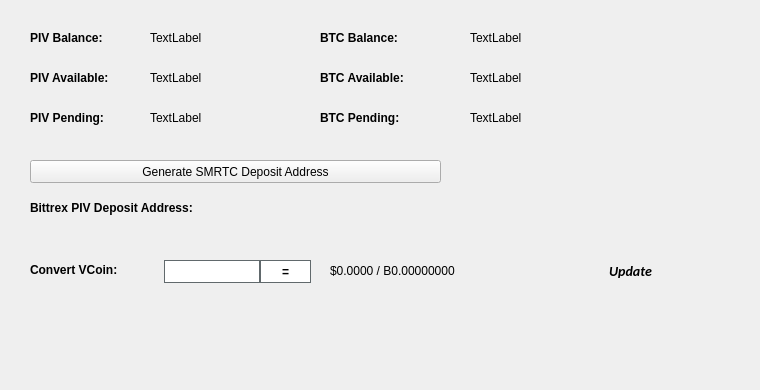
   <widget class="QWidget" name="BalanceTab">
    <attribute name="title">
     <string>Balance</string>
    </attribute>
    <widget class="QLabel" name="BitcoinBalanceLabel">
     <property name="geometry">
      <rect>
       <x>470</x>
       <y>30</y>
       <width>150</width>
       <height>16</height>
      </rect>
     </property>
     <property name="text">
      <string>TextLabel</string>
     </property>
    </widget>
    <widget class="QLabel" name="PIVBalanceLabel">
     <property name="geometry">
      <rect>
       <x>150</x>
       <y>30</y>
       <width>150</width>
       <height>16</height>
      </rect>
     </property>
     <property name="text">
      <string>TextLabel</string>
     </property>
    </widget>
    <widget class="QLabel" name="label_11">
     <property name="geometry">
      <rect>
       <x>30</x>
       <y>30</y>
       <width>101</width>
       <height>16</height>
      </rect>
     </property>
     <property name="font">
      <font>
       <weight>75</weight>
       <bold>true</bold>
      </font>
     </property>
     <property name="text">
      <string>PIV Balance:</string>
     </property>
    </widget>
    <widget class="QLabel" name="label_12">
     <property name="geometry">
      <rect>
       <x>320</x>
       <y>30</y>
       <width>101</width>
       <height>16</height>
      </rect>
     </property>
     <property name="font">
      <font>
       <weight>75</weight>
       <bold>true</bold>
      </font>
     </property>
     <property name="text">
      <string>BTC Balance:</string>
     </property>
    </widget>
    <widget class="QLabel" name="PIVAvailableLabel_2">
     <property name="geometry">
      <rect>
       <x>150</x>
       <y>70</y>
       <width>150</width>
       <height>16</height>
      </rect>
     </property>
     <property name="text">
      <string>TextLabel</string>
     </property>
    </widget>
    <widget class="QLabel" name="label_13">
     <property name="geometry">
      <rect>
       <x>30</x>
       <y>70</y>
       <width>111</width>
       <height>16</height>
      </rect>
     </property>
     <property name="font">
      <font>
       <weight>75</weight>
       <bold>true</bold>
      </font>
     </property>
     <property name="text">
      <string>PIV Available:</string>
     </property>
    </widget>
    <widget class="QLabel" name="label_14">
     <property name="geometry">
      <rect>
       <x>30</x>
       <y>110</y>
       <width>101</width>
       <height>16</height>
      </rect>
     </property>
     <property name="font">
      <font>
       <weight>75</weight>
       <bold>true</bold>
      </font>
     </property>
     <property name="text">
      <string>PIV Pending:</string>
     </property>
    </widget>
    <widget class="QLabel" name="PIVPendingLabel">
     <property name="geometry">
      <rect>
       <x>150</x>
       <y>110</y>
       <width>150</width>
       <height>16</height>
      </rect>
     </property>
     <property name="text">
      <string>TextLabel</string>
     </property>
    </widget>
    <widget class="QLabel" name="label_15">
     <property name="geometry">
      <rect>
       <x>320</x>
       <y>70</y>
       <width>111</width>
       <height>16</height>
      </rect>
     </property>
     <property name="font">
      <font>
       <weight>75</weight>
       <bold>true</bold>
      </font>
     </property>
     <property name="text">
      <string>BTC Available:</string>
     </property>
    </widget>
    <widget class="QLabel" name="BitcoinAvailableLabel">
     <property name="geometry">
      <rect>
       <x>470</x>
       <y>70</y>
       <width>150</width>
       <height>16</height>
      </rect>
     </property>
     <property name="text">
      <string>TextLabel</string>
     </property>
    </widget>
    <widget class="QLabel" name="label_31">
     <property name="geometry">
      <rect>
       <x>320</x>
       <y>110</y>
       <width>111</width>
       <height>16</height>
      </rect>
     </property>
     <property name="font">
      <font>
       <weight>75</weight>
       <bold>true</bold>
      </font>
     </property>
     <property name="text">
      <string>BTC Pending:</string>
     </property>
    </widget>
    <widget class="QLabel" name="BitcoinPendingLabel">
     <property name="geometry">
      <rect>
       <x>470</x>
       <y>110</y>
       <width>150</width>
       <height>16</height>
      </rect>
     </property>
     <property name="text">
      <string>TextLabel</string>
     </property>
    </widget>
    <widget class="QLabel" name="label_33">
     <property name="geometry">
      <rect>
       <x>30</x>
       <y>200</y>
       <width>221</width>
       <height>16</height>
      </rect>
     </property>
     <property name="font">
      <font>
       <weight>75</weight>
       <bold>true</bold>
      </font>
     </property>
     <property name="text">
      <string>Bittrex PIV Deposit Address:</string>
     </property>
    </widget>
    <widget class="QPushButton" name="GenDepositBTN">
     <property name="geometry">
      <rect>
       <x>30</x>
       <y>160</y>
       <width>411</width>
       <height>23</height>
      </rect>
     </property>
     <property name="text">
      <string>Generate SMRTC Deposit Address</string>
     </property>
     <property name="icon">
      <iconset resource="../smrtc.qrc">
       <normaloff>:/icons/bitcoin</normaloff>:/icons/bitcoin</iconset>
     </property>
    </widget>
    <widget class="QLabel" name="DepositAddressLabel">
     <property name="geometry">
      <rect>
       <x>200</x>
       <y>200</y>
       <width>261</width>
       <height>16</height>
      </rect>
     </property>
     <property name="palette">
      <palette>
       <active>
        <colorrole role="WindowText">
         <brush brushstyle="SolidPattern">
          <color alpha="255">
           <red>0</red>
           <green>0</green>
           <blue>0</blue>
          </color>
         </brush>
        </colorrole>
        <colorrole role="Text">
         <brush brushstyle="SolidPattern">
          <color alpha="255">
           <red>0</red>
           <green>0</green>
           <blue>255</blue>
          </color>
         </brush>
        </colorrole>
       </active>
       <inactive>
        <colorrole role="WindowText">
         <brush brushstyle="SolidPattern">
          <color alpha="255">
           <red>0</red>
           <green>0</green>
           <blue>0</blue>
          </color>
         </brush>
        </colorrole>
        <colorrole role="Text">
         <brush brushstyle="SolidPattern">
          <color alpha="255">
           <red>0</red>
           <green>0</green>
           <blue>255</blue>
          </color>
         </brush>
        </colorrole>
       </inactive>
       <disabled>
        <colorrole role="WindowText">
         <brush brushstyle="SolidPattern">
          <color alpha="255">
           <red>120</red>
           <green>120</green>
           <blue>120</blue>
          </color>
         </brush>
        </colorrole>
        <colorrole role="Text">
         <brush brushstyle="SolidPattern">
          <color alpha="255">
           <red>120</red>
           <green>120</green>
           <blue>120</blue>
          </color>
         </brush>
        </colorrole>
       </disabled>
      </palette>
     </property>
     <property name="font">
      <font>
       <weight>75</weight>
       <bold>true</bold>
      </font>
     </property>
     <property name="text">
      <string/>
     </property>
     <property name="alignment">
      <set>Qt::AlignRight|Qt::AlignTrailing|Qt::AlignVCenter</set>
     </property>
     <property name="textInteractionFlags">
      <set>Qt::LinksAccessibleByMouse|Qt::TextSelectableByKeyboard|Qt::TextSelectableByMouse</set>
     </property>
    </widget>
    <widget class="QLabel" name="label_8">
     <property name="geometry">
      <rect>
       <x>460</x>
       <y>300</y>
       <width>281</width>
       <height>81</height>
      </rect>
     </property>
     <property name="text">
      <string/>
     </property>
     <property name="pixmap">
      <pixmap>:/images/bittrex</pixmap>
     </property>
    </widget>
    <widget class="QWidget" name="widgetConversion" native="true">
     <property name="geometry">
      <rect>
       <x>0</x>
       <y>250</y>
       <width>751</width>
       <height>43</height>
      </rect>
     </property>
     <property name="minimumSize">
      <size>
       <width>0</width>
       <height>43</height>
      </size>
     </property>
     <property name="styleSheet">
      <string notr="true"/>
     </property>
     <widget class="QPushButton" name="btnUpdateMarketData">
      <property name="geometry">
       <rect>
        <x>575</x>
        <y>0</y>
        <width>111</width>
        <height>41</height>
       </rect>
      </property>
      <property name="sizePolicy">
       <sizepolicy hsizetype="Expanding" vsizetype="Expanding">
        <horstretch>0</horstretch>
        <verstretch>0</verstretch>
       </sizepolicy>
      </property>
      <property name="font">
       <font>
        <family>calibri</family>
        <pointsize>-1</pointsize>
        <weight>75</weight>
        <italic>true</italic>
        <bold>true</bold>
       </font>
      </property>
      <property name="styleSheet">
       <string notr="true">margin:0px;text-align:center;padding:2px;border-radius:3px;font-style:italic;width:100px;font-size:14px;font-family:calibri;font-weight:600;</string>
      </property>
      <property name="text">
       <string>Update</string>
      </property>
      <property name="iconSize">
       <size>
        <width>150</width>
        <height>35</height>
       </size>
      </property>
      <property name="autoDefault">
       <bool>true</bool>
      </property>
      <property name="default">
       <bool>true</bool>
      </property>
     </widget>
     <widget class="QLabel" name="lblConvertVCoin">
      <property name="geometry">
       <rect>
        <x>30</x>
        <y>10</y>
        <width>131</width>
        <height>20</height>
       </rect>
      </property>
      <property name="styleSheet">
       <string notr="true"/>
      </property>
      <property name="text">
       <string>&lt;html&gt;&lt;head/&gt;&lt;body&gt;&lt;p&gt;&lt;span style=&quot; font-weight:600;&quot;&gt;Convert VCoin:&lt;/span&gt;&lt;/p&gt;&lt;/body&gt;&lt;/html&gt;</string>
      </property>
     </widget>
     <widget class="QLineEdit" name="txtConvertVCoinQty">
      <property name="geometry">
       <rect>
        <x>160</x>
        <y>10</y>
        <width>100</width>
        <height>23</height>
       </rect>
      </property>
      <property name="minimumSize">
       <size>
        <width>100</width>
        <height>23</height>
       </size>
      </property>
      <property name="maximumSize">
       <size>
        <width>100</width>
        <height>16777215</height>
       </size>
      </property>
      <property name="styleSheet">
       <string notr="true">border: 1px solid #61696c;margin-left:4px;</string>
      </property>
     </widget>
     <widget class="QPushButton" name="btnConvertSmrtc">
      <property name="geometry">
       <rect>
        <x>260</x>
        <y>10</y>
        <width>51</width>
        <height>23</height>
       </rect>
      </property>
      <property name="minimumSize">
       <size>
        <width>0</width>
        <height>23</height>
       </size>
      </property>
      <property name="styleSheet">
       <string notr="true">border:1px solid #61696c;background:white;font-weight:600;</string>
      </property>
      <property name="text">
       <string>=</string>
      </property>
     </widget>
     <widget class="QLabel" name="lblConvertVCoinResults">
      <property name="geometry">
       <rect>
        <x>330</x>
        <y>0</y>
        <width>201</width>
        <height>41</height>
       </rect>
      </property>
      <property name="styleSheet">
       <string notr="true"/>
      </property>
      <property name="text">
       <string>$0.0000 / B0.00000000</string>
      </property>
     </widget>
     <widget class="QLabel" name="iconOverviewUpdateWait">
      <property name="geometry">
       <rect>
        <x>670</x>
        <y>10</y>
        <width>24</width>
        <height>24</height>
       </rect>
      </property>
      <property name="text">
       <string/>
      </property>
      <property name="pixmap">
       <pixmap resource="../smrtc.qrc">:/icons/transaction_1</pixmap>
      </property>
      <property name="scaledContents">
       <bool>true</bool>
      </property>
      <property name="alignment">
       <set>Qt::AlignCenter</set>
      </property>
     </widget>
    </widget>
   </widget>
